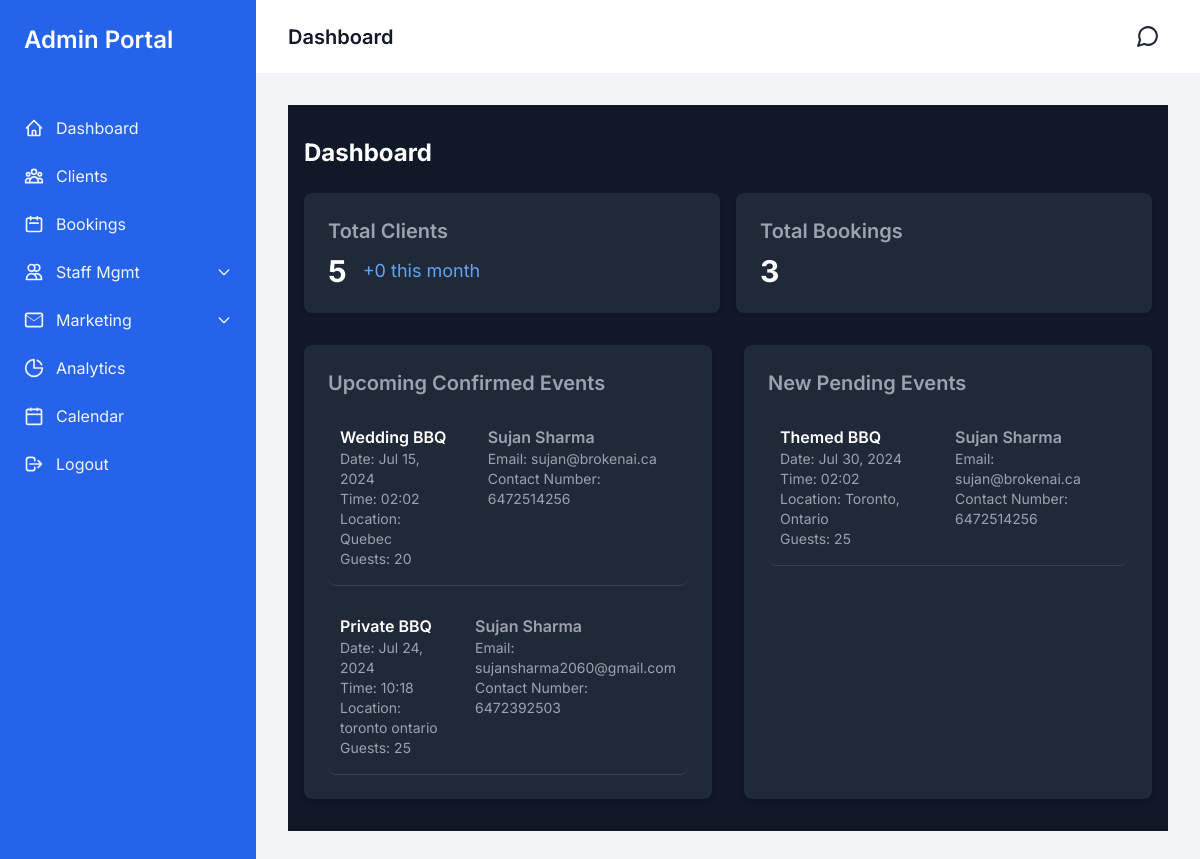
/admin-portal/ (signed in), run on an earlier commit of the app's database.
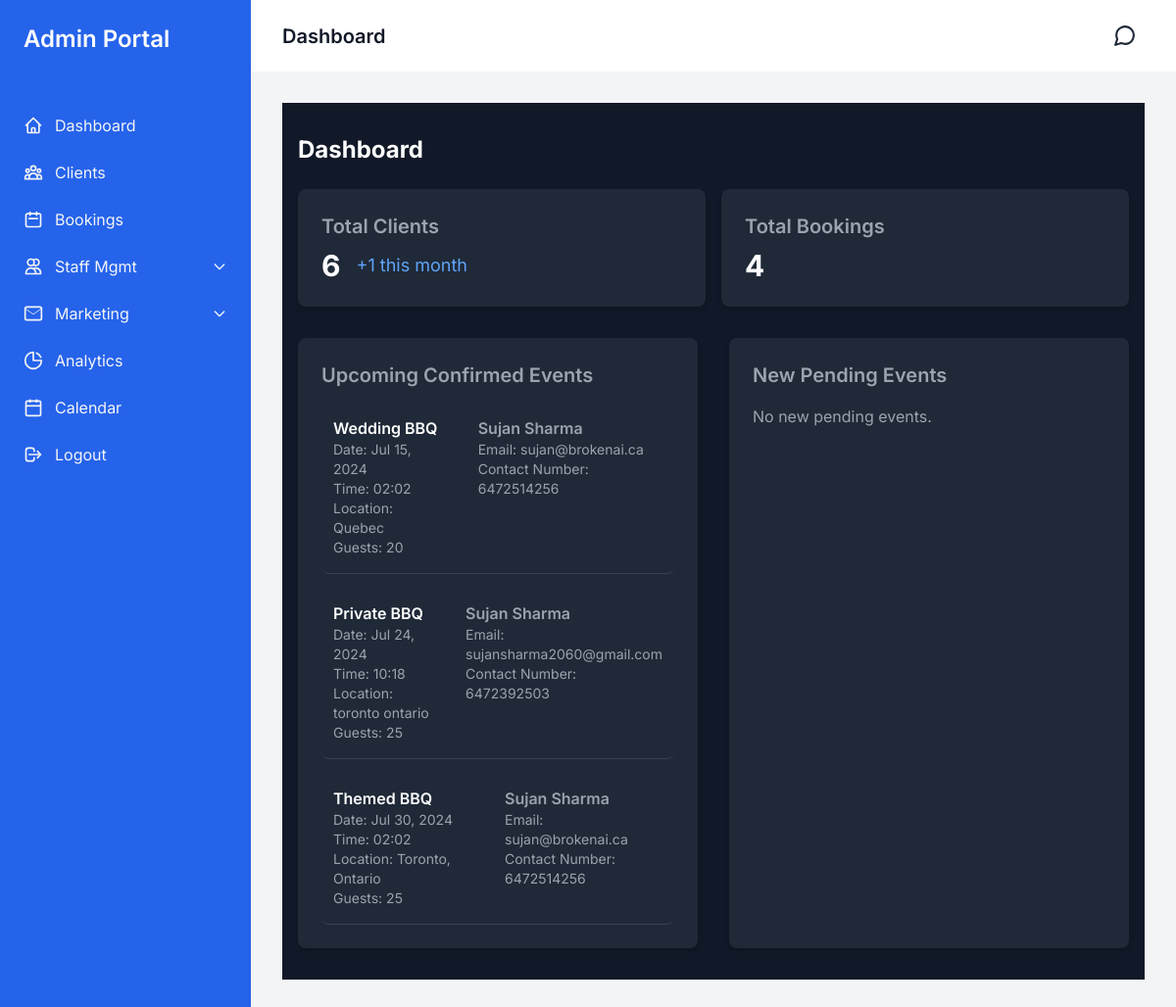
And on a later commit of the database.
### accounts/models.py (models this page shows, shortened)
class BBQBooking(models.Model):
    user = models.ForeignKey(settings.AUTH_USER_MODEL, on_delete=models.CASCADE, related_name='bbq_bookings')
    status = models.IntegerField(default=0)  # 0: Pending, 1: Confirmed, 2: Cancelled, 3: Completed
    date = models.DateField()
    time = models.TimeField()
    location = models.CharField(max_length=255)
    guests = models.IntegerField()
    EVENT_TYPES = [
        ('private', 'Private BBQ'),
        ('company', 'Company BBQ'),
        ('wedding', 'Wedding BBQ'),
        ('school', 'School BBQ'),
        ('themed', 'Themed BBQ'),
        ('breakfast', 'Breakfast Catering'),
        ('holiday', 'Holiday Catering'),
    ]
    event_type = models.CharField(max_length=20, choices=EVENT_TYPES, default='private')
    MAIN_DISHES = [
        ('beef', 'Beef'),
        ('chicken', 'Chicken'),
        ('pork', 'Pork'),
        ('fish', 'Fish'),
    ]
    main_dishes = models.JSONField()  # Store as {"beef": 10, "chicken": 5, ...}
    SIDE_DISHES = [
        ('salad', 'Salad'),
        ('corn', 'Corn'),
        ('potatoes', 'Potatoes'),
        ('beans', 'Beans'),
        ('coleslaw', 'Coleslaw'),
    ]
    side_dishes = models.JSONField()  # Store as {"salad": 15, "corn": 10, ...}
    DESSERTS = [
        ('ice_cream', 'Ice Cream'),
        ('fruit', 'Fruit'),
    ]
    desserts = models.JSONField()  # Store as {"ice_cream": 20, "fruit": 10}
    drinks = models.IntegerField()  # Total number of drinks (same as guests)

class CustomUser(AbstractUser):
    email = models.EmailField(_('email address'), unique=True)
    contact_number = models.CharField(max_length=15)
    address = models.TextField(blank=True)
    username = models.CharField(max_length=150, unique=True, blank=True)
    USERNAME_FIELD = 'email'
    REQUIRED_FIELDS = ['first_name', 'last_name', 'contact_number']
    objects = CustomUserManager()

### admin_portal/views.py (the view)
# urls.py: path('', views.admin_dashboard, name='admin_home'),
@staff_member_required
def admin_dashboard(request):
    total_clients = CustomUser.objects.count()
    total_bookings = BBQBooking.objects.count()
    current_month = timezone.now().month
    current_year = timezone.now().year
    new_clients_this_month = CustomUser.objects.filter(
        date_joined__month=current_month,
        date_joined__year=current_year
    ).count()
    upcoming_events = BBQBooking.objects.filter(
        status=1,
    ).order_by('date', 'time')[:5]
    new_events = BBQBooking.objects.filter(status=0).order_by('date', 'time')[:5]
    context = {
        'total_clients': total_clients,
        'new_clients_this_month': new_clients_this_month,
        'total_bookings': total_bookings,
        'upcoming_events': upcoming_events,
        'new_events': new_events,
    }
    return render(request, 'dashboard.html', context)

### admin_portal/templates/dashboard.html (shortened to what the changed rows need)
{% extends "admin_base.html" %}
{% load static %}
{% block admin_content %}
<div class="container mx-auto px-4 py-8 bg-gray-900 text-gray-300">
    <h1 class="text-2xl font-bold mb-6 text-white">
        {% block header_title %}Dashboard{%endblock %}
    </h1>
    <div class="grid grid-cols-2 gap-4 mb-8">
        <div class="bg-gray-800 rounded-lg shadow-md p-6">
            <h2 class="text-xl font-semibold mb-2 text-gray-400">Total Clients</h2>
            <div class="flex items-center">
                <p class="text-3xl font-bold text-white">{{ total_clients }}</p>
                <p class="ml-4 text-lg  text-blue-400">+{{ new_clients_this_month }} this month</p>
            </div>
        </div>
        <div class="bg-gray-800 rounded-lg shadow-md p-6">
            <h2 class="text-xl font-semibold mb-2 text-gray-400">Total Bookings</h2>
            <p class="text-3xl font-bold text-white">{{ total_bookings }}</p>
        </div>
    </div>
    <div class="grid grid-cols-2 gap-8">
        <div class="bg-gray-800 rounded-lg shadow-md p-6">
            <h2 class="text-xl font-semibold mb-4 text-gray-400">Upcoming Confirmed Events</h2>
            {% if upcoming_events %}
            <ul class="space-y-4">
                {% for event in upcoming_events %}
                <li class="border-b border-gray-700 pb-4 hover:bg-gray-700 px-3 rounded-lg py-3 transition-colors duration-200 cursor-pointer event-item"
                    data-event-id="{{ event.id }}">
                    <div class="flex flex-row gap-9">
                        <div>
                            <p class="font-semibold text-white">{{ event.get_event_type_display }}</p>
                            <p class="text-sm text-gray-400">Date: {{ event.date|date:"M d, Y" }}</p>
                            <p class="text-sm text-gray-400">Time: {{ event.time|time:"H:i" }}</p>
                            <p class="text-sm text-gray-400">Location: {{ event.location }}</p>
                            <p class="text-sm text-gray-400">Guests: {{ event.guests }}</p>
                        </div>
                        <div>
                            <p class="font-semibold text-gray-400">{{ event.user.first_name }} {{event.user.last_name}}
                            </p>
                            <p class="text-sm text-gray-400">Email: {{ event.user.email}}</p>
                            <p class="text-sm text-gray-400">Contact Number: {{ event.user.contact_number }}</p>
                        </div>
                    </div>
                </li>
                {% endfor %}
            </ul>
            {% else %}
            <p class="text-gray-400">No upcoming confirmed events.</p>
            {% endif %}
        </div>
        <div class="bg-gray-800 rounded-lg shadow-md p-6">
            <h2 class="text-xl font-semibold mb-4 text-gray-400">New Pending Events</h2>
            {% if new_events %}
            <ul class="space-y-4">
                {% for event in new_events %}
                <li class="border-b border-gray-700 pb-4 hover:bg-gray-700 rounded-lg px-3 py-3 transition-colors duration-200 cursor-pointer event-item"
                    data-event-id="{{ event.id }}">
                    <div class="flex flex-row gap-9">
                        <div>
                            <p class="font-semibold text-white">{{ event.get_event_type_display }}</p>
                            <p class="text-sm text-gray-400">Date: {{ event.date|date:"M d, Y" }}</p>
                            <p class="text-sm text-gray-400">Time: {{ event.time|time:"H:i" }}</p>
                            <p class="text-sm text-gray-400">Location: {{ event.location }}</p>
                            <p class="text-sm text-gray-400">Guests: {{ event.guests }}</p>
                        </div>
                        <div>
                            <p class="font-semibold text-gray-400">{{ event.user.first_name }} {{event.user.last_name}}
                            </p>
                            <p class="text-sm text-gray-400">Email: {{ event.user.email}}</p>
                            <p class="text-sm text-gray-400">Contact Number: {{ event.user.contact_number }}</p>
                        </div>
                    </div>
                </li>
                {% endfor %}
            </ul>
            {% else %}
            <p class="text-gray-400">No new pending events.</p>
            {% endif %}
        </div>
    </div>
</div>
{% endblock %}

What changed in the data, as far as the page shows it:
changed BBQBooking "Themed BBQ": moves from the list under "New Pending Events" to the list under "Upcoming Confirmed Events"
Also different on the page:
{{ total_clients }}: "5" → "6"
{{ new_clients_this_month }}: "0" → "1"
{{ total_bookings }}: "3" → "4"
text now shown: "No new pending events."
